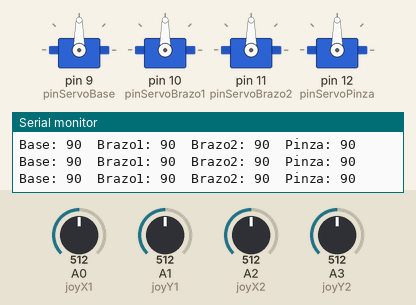
Bench run of a sketch on a simulated Arduino Uno, built with avr-gcc and run on an emulated ATmega328P. On the bench: 4 × servo, the last lines printed to the serial monitor. Inputs (shaded band) come from the test bench; at power-on: A0 (joyX1) = 512, A1 (joyY1) = 512, A2 (joyX2) = 512, A3 (joyY2) = 512.

Above: at 1.2 s.
1.3 s: A0 (joyX1) set to 554
At 2.5 s:
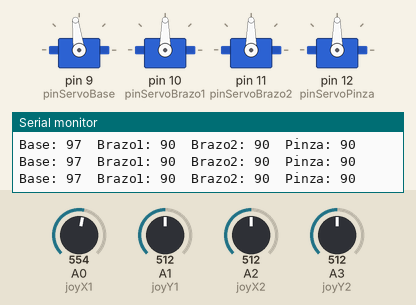
4.3 s: A0 (joyX1) set to 579
At 5.3 s:
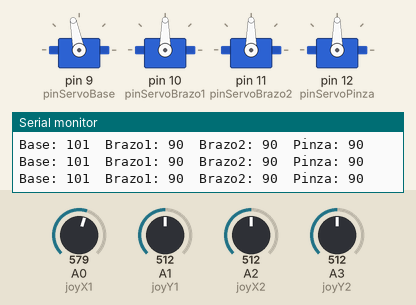
5.8 s: A1 (joyY1) set to 559
At 7.2 s:
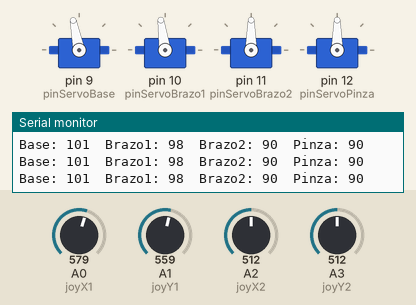
8.8 s: A1 (joyY1) set to 579
At 9.4 s:
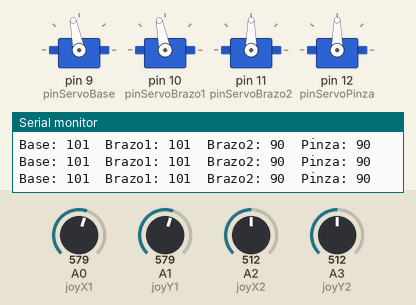
10.3 s: A2 (joyX2) set to 561
At 10.9 s:
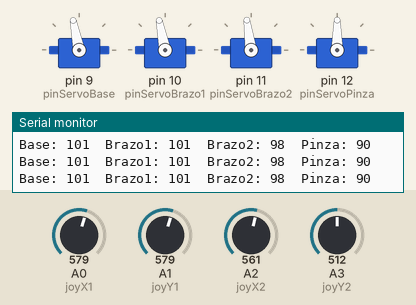
11.8 s: A2 (joyX2) set to 587
At 13.2 s:
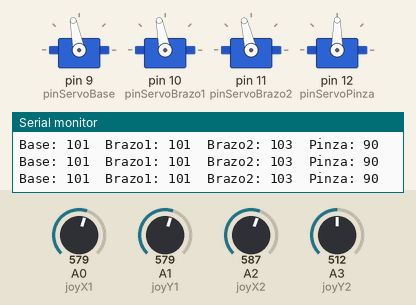
Timing chart, 0 to 14.3 s (numbered marks = the images above; inputs shaded):
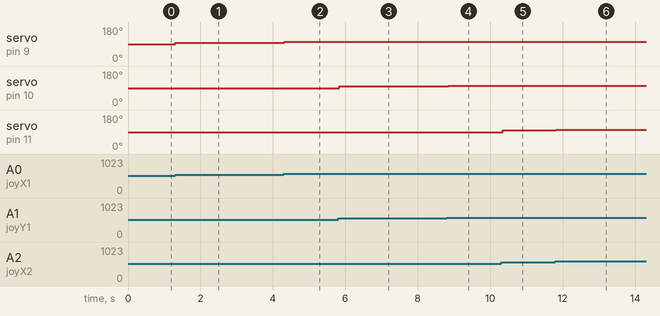

The sketch:

sketch_jul17a.ino
```cpp
#include <Servo.h>

// Crear objetos de servo
Servo servoBase;
Servo servoBrazo1;
Servo servoBrazo2;
Servo servoPinza;

// Pines de los servos
const int pinServoBase = 9;
const int pinServoBrazo1 = 10;
const int pinServoBrazo2 = 11;
const int pinServoPinza = 12;

// Pines del joystick
const int joyX1 = A0;
const int joyY1 = A1;
const int joyX2 = A2;
const int joyY2 = A3;

void setup() {
  // Asignar pines a los servos
  servoBase.attach(pinServoBase);
  servoBrazo1.attach(pinServoBrazo1);
  servoBrazo2.attach(pinServoBrazo2);
  servoPinza.attach(pinServoPinza);

  // Inicializar servos en posición media
  servoBase.write(90);
  servoBrazo1.write(90);
  servoBrazo2.write(90);
  servoPinza.write(90);

  // Iniciar comunicación serial para depuración
  Serial.begin(9600);
}

void loop() {
  // Leer valores de los joysticks
  int valX1 = analogRead(joyX1);
  int valY1 = analogRead(joyY1);
  int valX2 = analogRead(joyX2);
  int valY2 = analogRead(joyY2);

  // Mapear valores del joystick a ángulos de servo (0-180)
  int angleBase = map(valX1, 0, 1023, 0, 180);
  int angleBrazo1 = map(valY1, 0, 1023, 0, 180);
  int angleBrazo2 = map(valX2, 0, 1023, 0, 180);
  int anglePinza = map(valY2, 0, 1023, 0, 180);

  // Mover servos a las posiciones determinadas
  servoBase.write(angleBase);
  servoBrazo1.write(angleBrazo1);
  servoBrazo2.write(angleBrazo2);
  servoPinza.write(anglePinza);

  // Imprimir valores para depuración
  Serial.print("Base: ");
  Serial.print(angleBase);
  Serial.print("\tBrazo1: ");
  Serial.print(angleBrazo1);
  Serial.print("\tBrazo2: ");
  Serial.print(angleBrazo2);
  Serial.print("\tPinza: ");
  Serial.println(anglePinza);

  // Esperar un pequeño intervalo antes de la siguiente lectura
  delay(15);
}
```

Measured:
- after the input at 1.3 s, servo on pin 9 (pinServoBase): 90° → 97° at once
- after the input at 4.3 s, servo on pin 9 (pinServoBase): 97° → 101° at once
- after the input at 5.8 s, servo on pin 10 (pinServoBrazo1): 90° → 98° at once
- after the input at 8.8 s, servo on pin 10 (pinServoBrazo1): 98° → 101° at once
- after the input at 10.3 s, servo on pin 11 (pinServoBrazo2): 90° → 98° at once
- after the input at 11.8 s, servo on pin 11 (pinServoBrazo2): 98° → 103° at once
